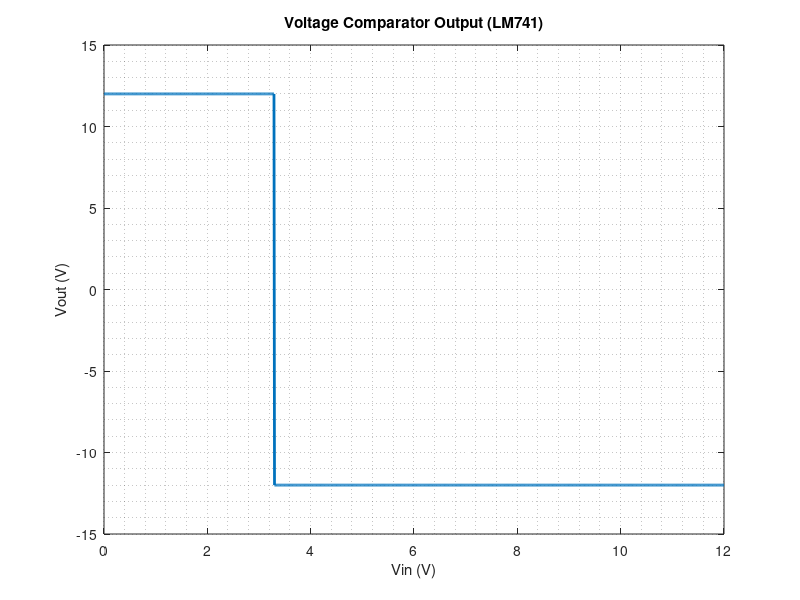

Reproduce this figure in MATLAB. (Note: this script raises an error after producing the figure.)


Vref = 3.3;         
Vcc = 12;           
Vee = -12;          

Vin = input('Enter Vin value (0 to 12V): ');

if Vin < Vref
    Vout = Vcc;   
    disp('>> Vin < Vref: Output = +12V → D5 (RED) LED is ON');
elseif Vin > Vref
    Vout = Vee;   
    disp('>> Vin > Vref: Output = -12V → D2 (BLUE) LED is ON');
else
    Vout = 0;     
    disp('>> Vin == Vref: Output = 0V → No LED is ON');
end

fprintf('Vin = %.2f V\n', Vin);
fprintf('Vref = %.2f V\n', Vref);
fprintf('Vout = %.2f V\n', Vout);



%%
Vref = 3.3;         
Vcc = 12;           
Vee = -12;          

Vin = 0:0.01:12;    
Vout = zeros(size(Vin));  

for i = 1:length(Vin)
    if Vin(i) < Vref
        Vout(i) = Vcc;  
    elseif Vin(i) > Vref
        Vout(i) = Vee;  
    else
        Vout(i) = 0;    
    end
end

figure;
plot(Vin, Vout, 'LineWidth', 2);
grid minor;
xlabel('Vin (V)');
ylabel('Vout (V)');
title('Voltage Comparator Output (LM741)');
ylim([-15 15]);
xline(Vref, '--r', 'Vref = 3.3V');  % Eşik çizgisi
legend('Vout', 'Reference Voltage (Vref)', 'Location', 'northeast');
%%
Vref = 3.3;         
Vcc = 12;           
Vee = -12;          

t = 0:0.001:2;                         
Vin = 6 + 3*sin(2*pi*1*t);             

Vout = zeros(size(Vin));
for i = 1:length(Vin)
    if Vin(i) < Vref
        Vout(i) = Vcc;   
    elseif Vin(i) > Vref
        Vout(i) = Vee;    
    else
        Vout(i) = 0;
    end
end

figure;

subplot(2,1,1);
plot(t, Vin, 'b', 'LineWidth', 1.5);
yline(Vref, '--r', 'Vref = 3.3V');
title('Vin (Input Signal)');
xlabel('Time (s)');
ylabel('Vin (V)');
grid minor;

subplot(2,1,2);
plot(t, Vout, 'm', 'LineWidth', 2);
ylim([-15 15]);
title('Vout (Comparator Output)');
xlabel('Time (s)');
ylabel('Vout (V)');
grid minor;